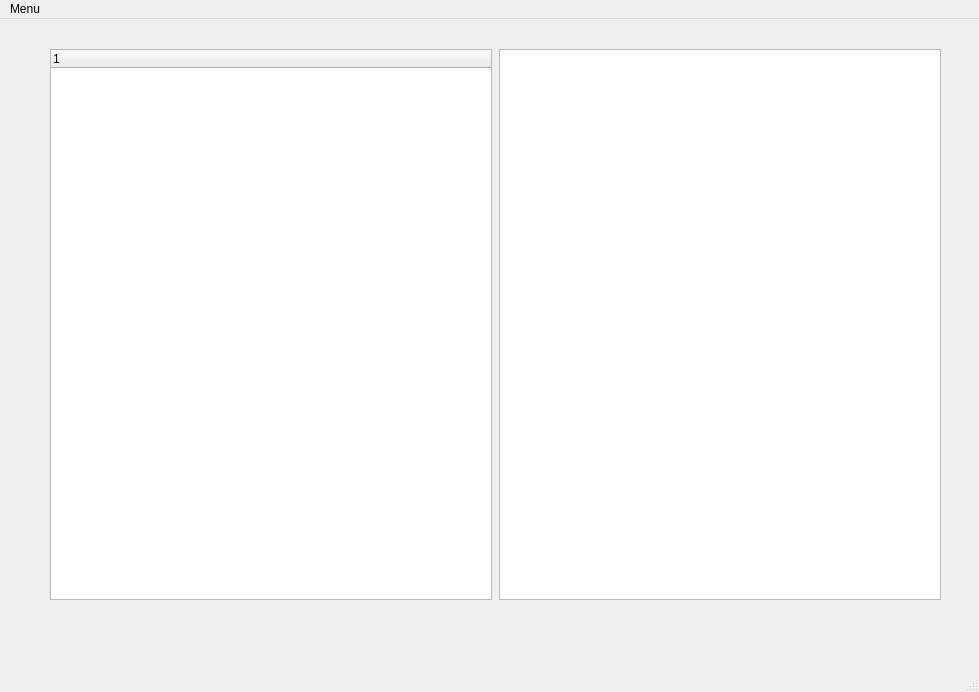
<?xml version="1.0" encoding="UTF-8"?>
<ui version="4.0">
 <class>MainWindow</class>
 <widget class="QMainWindow" name="MainWindow">
  <property name="geometry">
   <rect>
    <x>0</x>
    <y>0</y>
    <width>979</width>
    <height>692</height>
   </rect>
  </property>
  <property name="windowTitle">
   <string>MainWindow</string>
  </property>
  <widget class="QWidget" name="centralwidget">
   <widget class="QWidget" name="horizontalLayoutWidget">
    <property name="geometry">
     <rect>
      <x>50</x>
      <y>30</y>
      <width>891</width>
      <height>551</height>
     </rect>
    </property>
    <layout class="QHBoxLayout" name="horizontalLayout">
     <property name="spacing">
      <number>7</number>
     </property>
     <property name="sizeConstraint">
      <enum>QLayout::SetDefaultConstraint</enum>
     </property>
     <property name="rightMargin">
      <number>0</number>
     </property>
     <item>
      <widget class="QTreeWidget" name="treeWidget">
       <column>
        <property name="text">
         <string notr="true">1</string>
        </property>
       </column>
      </widget>
     </item>
     <item>
      <widget class="QListView" name="listView"/>
     </item>
    </layout>
   </widget>
  </widget>
  <widget class="QMenuBar" name="menubar">
   <property name="geometry">
    <rect>
     <x>0</x>
     <y>0</y>
     <width>979</width>
     <height>26</height>
    </rect>
   </property>
   <widget class="QMenu" name="menuMenu">
    <property name="title">
     <string>Menu</string>
    </property>
    <addaction name="actionSettings"/>
   </widget>
   <addaction name="menuMenu"/>
  </widget>
  <widget class="QStatusBar" name="statusbar"/>
  <action name="actionSettings">
   <property name="text">
    <string>Settings</string>
   </property>
  </action>
 </widget>
 <resources/>
 <connections/>
</ui>
